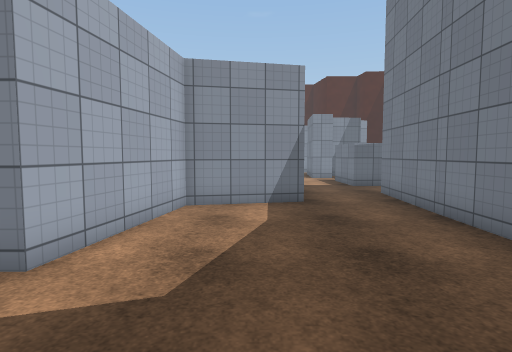
[1] (above)

24 first-person views from a walk through a Unity game level. The camera is 1.4 m above the floor, tilts 4° down and sees 80° across. The floor is counted in squares, 1 m on a side. Each view is taken from the middle of a square. On the plan, view 1 faces up. The plan holds only what a view shows up to about 14 squares ahead; the rest is blank. The place goes on beyond the plan. The player character is not drawn. Surface patterns are stand-ins for the level's own textures.

[2]
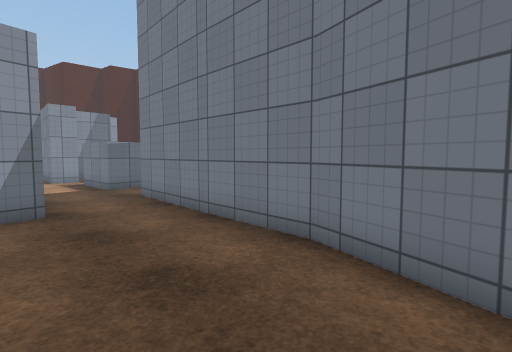

[3]
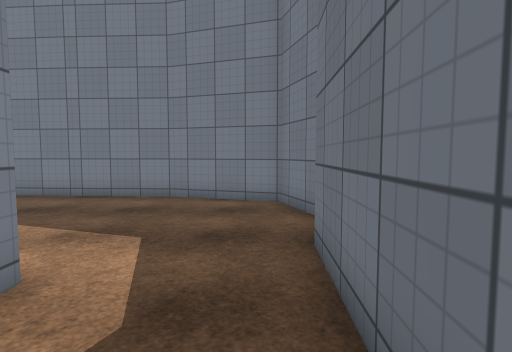

[4]
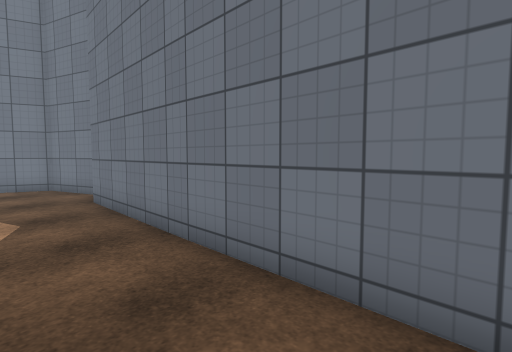

[5]
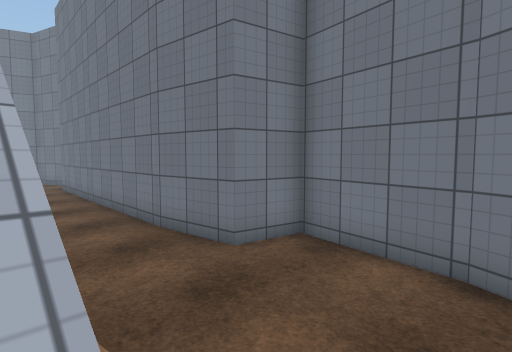

[6]
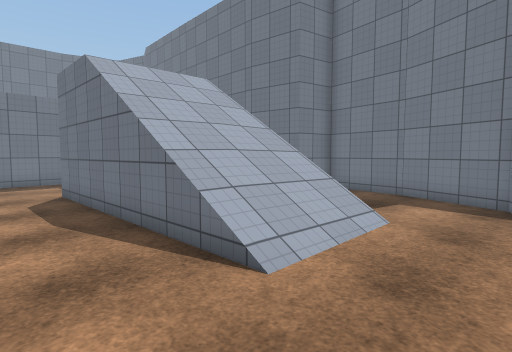

[7]
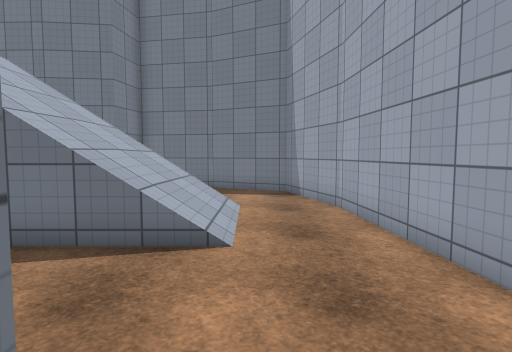

[8]
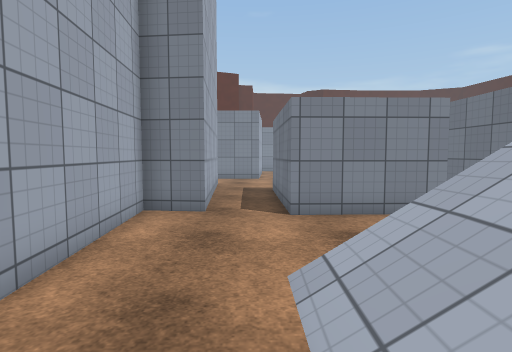

[9]
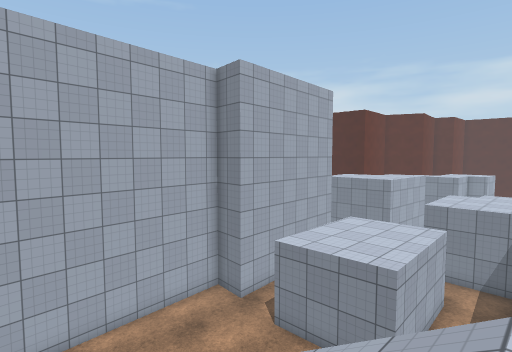

[10]
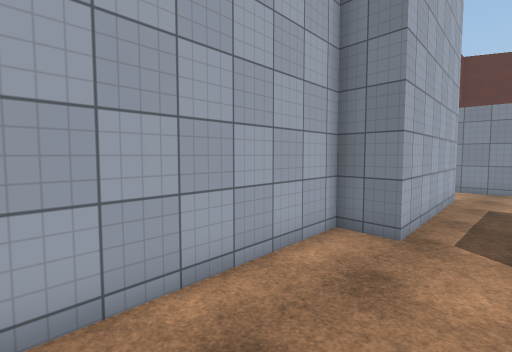

[11]
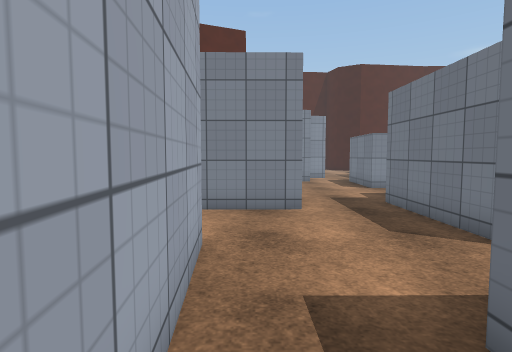

[12]
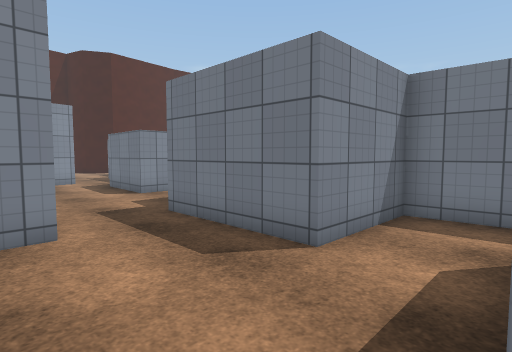

[13]
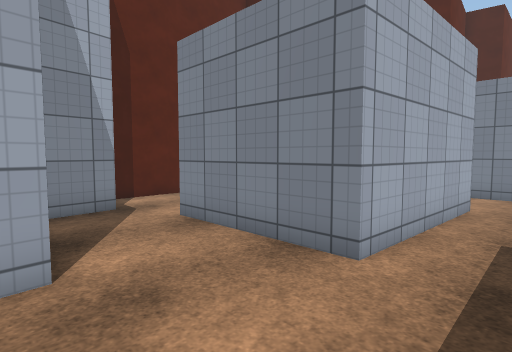

[14]
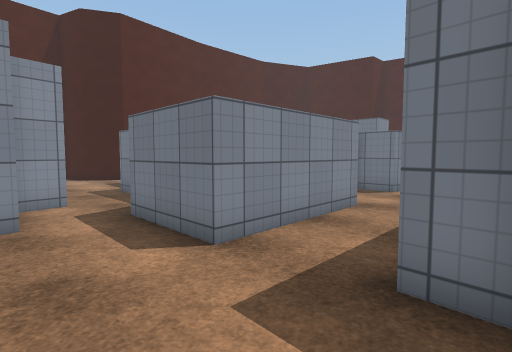

[15]
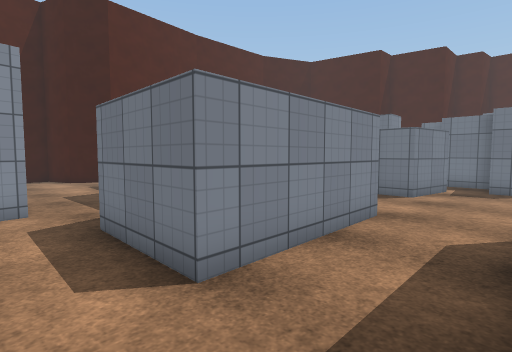

[16]
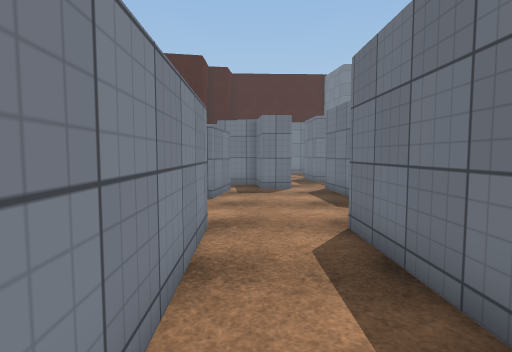

[17]
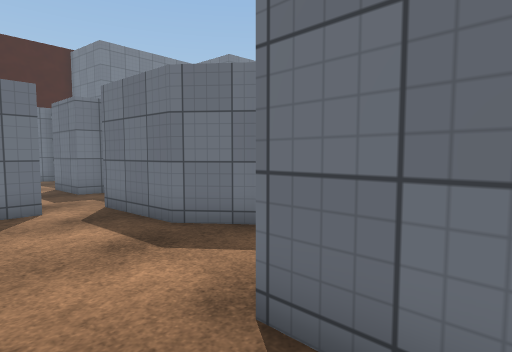

[18]
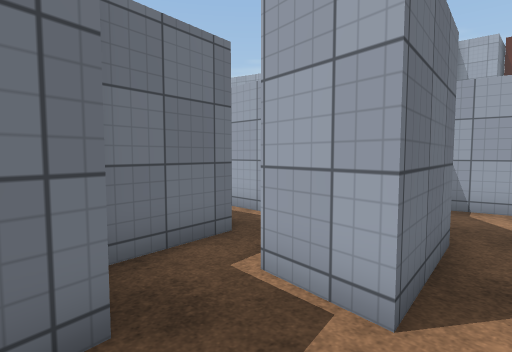

[19]
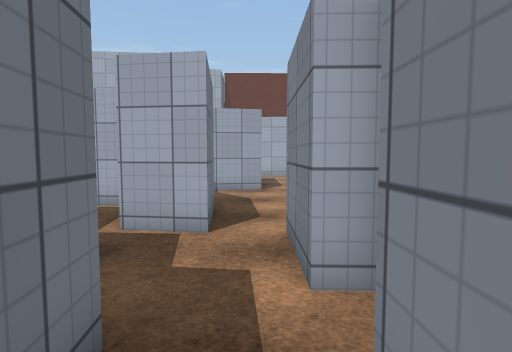

[20]
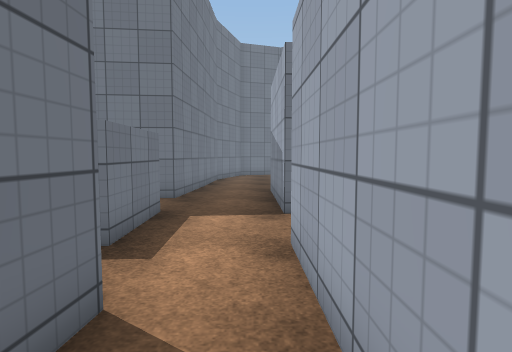

[21]
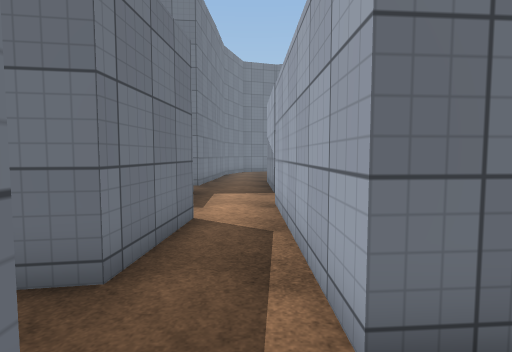

[22]
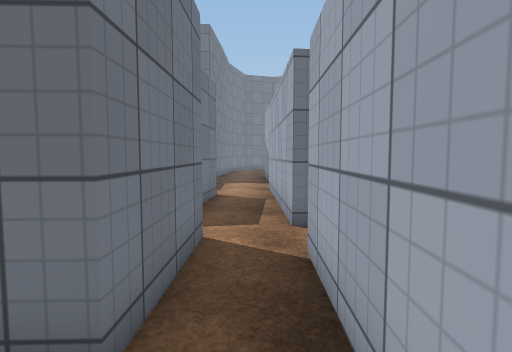

[23]
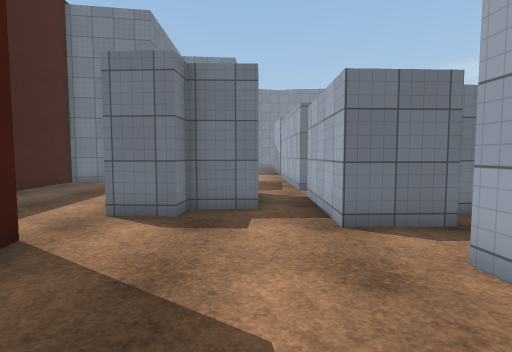

[24]
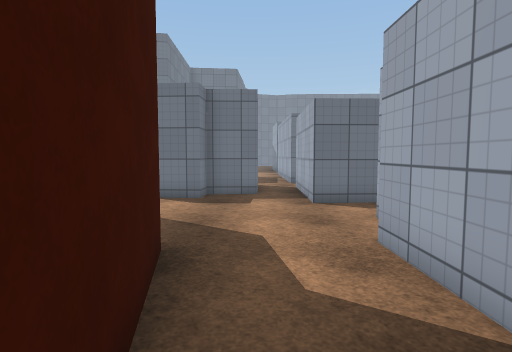

### Floor plan
Key: @ floor where view 1 was taken; # wall or solid block; . main floor; : floor 4 m higher than the main floor; / step, stairs or slope; ^ raised ledge; v drop or lower ground.
Columns run from 28 left of view 1 to 7 right of it. Each row starts with its distance up from view 1.
 40             ...
 39             ...
 38             ...                .
 37             ...                 #
 36             ...              #..#
 35             ..#              #..#
 34             ..#              #..#
 33             ..              ##....
 32           ##..              #......
 31           #..               #......
 30         ###.#              ........#
 29         ....#        #     ###......
 28         ....#      ..#       #...##.
 27         #...######...####    #.###
 26         #...............##   #.#
 25         #...............######.#
 24 #       #...######.............#
 23 #..     #..##    #...###...###...
 22 #...#####..#     #..## #..####..##
 21   #........#       ##  ..##  #..#
 20   #........#         #.###   #..#
 19   #   #....####     ##.      #..#
 18       #.......##    #.       #...
 17       #........#             #...
 16       #..#  #..#             #..^
 15       #..#  #. #             ...^
 14       #..#  #  #             ...#^^
 13       ##.#  #  #             :....
 12      ###.#  #  #             :....
 11      #...####                 ...#
 10      #.......                 ...#
  9      #................     ::#...#
  8      #.................   #.....##
  7      #...//////:  #....   v.....#
  6      #...//////:          #.....#
  5      ##..//////:         :......#
  4       #..//////:         :......#
  3       #........... .............#
  2       #.........................#
  1       ##.......................##
  0        ##....###############@###
 -1         ######               #

Positions as (right, up) in squares from view 1, and headings:
1: (0, 0), facing up
2: (0, 1), facing up-right
3: (-6, 1), facing right
4: (-11, 3), facing down-right
5: (-19, 4), facing down-right
6: (-22, 10), facing down-right
7: (-20, 12), facing down
8: (-20, 4), facing up
9: (-13, 4), facing up-left
10: (-19, 5), facing up-left
11: (-21, 14), facing up
12: (-21, 16), facing up-right
13: (-18, 18), facing up-left
14: (-19, 23), facing up-right
15: (-18, 24), facing up-right
16: (-17, 26), facing right
17: (-13, 26), facing down-right
18: (-2, 24), facing down-left
19: (1, 24), facing left
20: (2, 21), facing down
21: (2, 25), facing down
22: (2, 29), facing down
23: (3, 35), facing down
24: (3, 38), facing down
